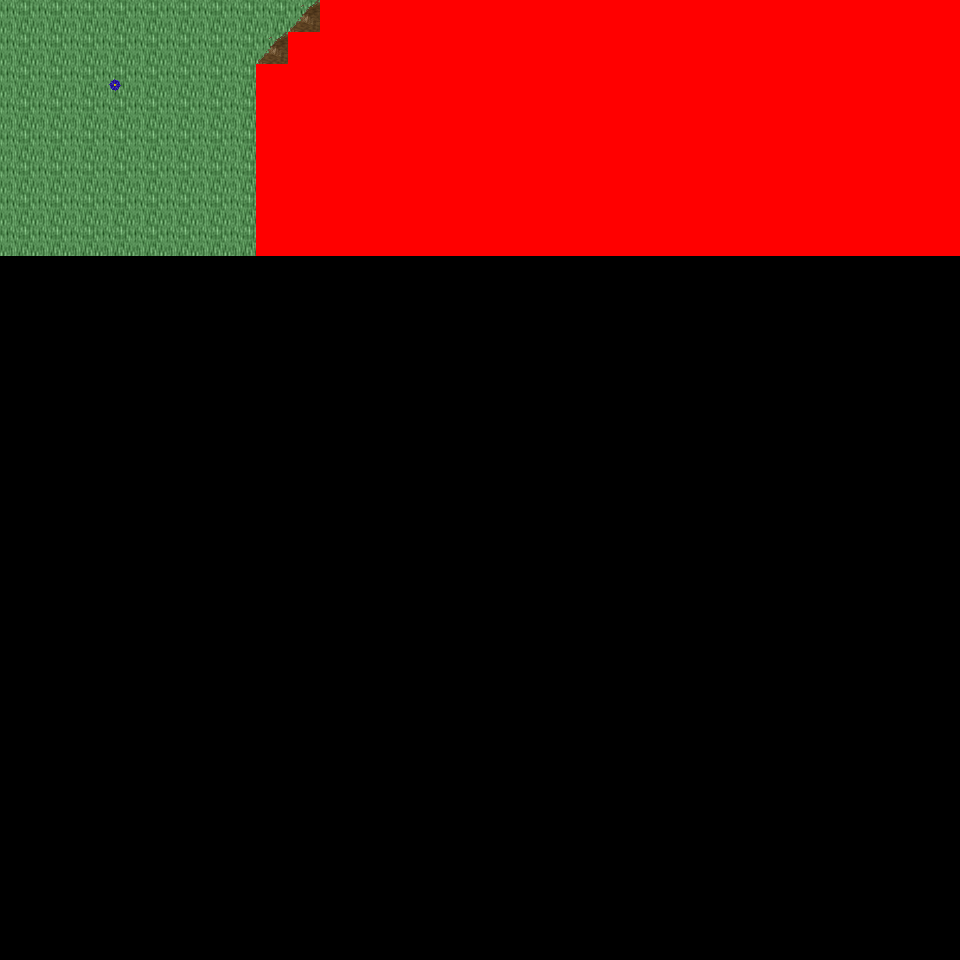

Rendered tile map (Tiled .tmx) drawn with the repository's tilesets; below, a short description and the map source with its tile grids summarised:
An orthogonal 30x30 tile map with 32x32 px tiles, 6 tile layers (Ground, Object, Object2, Above, ...), 32 tilesets and 3 objects (3x mapExit).

<map version="1.0" orientation="orthogonal" renderorder="right-down" width="30" height="30" tilewidth="32" tileheight="32" nextobjectid="4">
  <tileset firstgid="1" name="tileset_logic_collision" tilewidth="32" tileheight="32" tilecount="1" columns="1">
    <image source="../drawable/tileset_logic_collision.png" width="32" height="32" />
  </tileset>
  <tileset firstgid="2" name="tileset_ground_ridge_earth_pale" tilewidth="32" tileheight="32" tilecount="96" columns="12">
    <image source="../drawable/tileset_ground_ridge_earth_pale.png" width="384" height="256" />
  </tileset>
  <tileset firstgid="98" name="tileset_ground_ridge_earth_dark" tilewidth="32" tileheight="32" tilecount="96" columns="12">
    <image source="../drawable/tileset_ground_ridge_earth_dark.png" width="384" height="256" />
  </tileset>
  <tileset firstgid="194" name="tileset_ground_ground" tilewidth="32" tileheight="32" tilecount="33" columns="3">
    <image source="../drawable/tileset_ground_ground.png" width="96" height="352" />
  </tileset>
  <tileset firstgid="227" name="tileset_terrain_grassland" tilewidth="32" tileheight="32" tilecount="88" columns="8">
    <image source="../drawable/tileset_terrain_grassland.png" width="256" height="352" />
  </tileset>
  <tileset firstgid="315" name="tileset_ground_grass_edges" tilewidth="32" tileheight="32" tilecount="36" columns="12">
    <image source="../drawable/tileset_ground_grass_edges.png" width="384" height="96" />
  </tileset>
  <tileset firstgid="351" name="tileset_ground_grass_corners" tilewidth="32" tileheight="32" tilecount="24" columns="6">
    <image source="../drawable/tileset_ground_grass_corners.png" width="192" height="128" />
  </tileset>
  <tileset firstgid="375" name="tileset_plant_tree_tree_darkgreen" tilewidth="32" tileheight="32" tilecount="88" columns="8">
    <image source="../drawable/tileset_plant_tree_tree_darkgreen.png" width="256" height="352" />
  </tileset>
  <tileset firstgid="463" name="tileset_plant_tree_fall_trees" tilewidth="32" tileheight="32" tilecount="40" columns="8">
    <image source="../drawable/tileset_plant_tree_fall_trees.png" width="256" height="160" />
  </tileset>
  <tileset firstgid="503" name="tileset_plant_tree_evergreen" tilewidth="32" tileheight="32" tilecount="36" columns="3">
    <image source="../drawable/tileset_plant_tree_evergreen.png" width="96" height="384" />
  </tileset>
  <tileset firstgid="539" name="tileset_plant_tree_pine_tree" tilewidth="32" tileheight="32" tilecount="20" columns="4">
    <image source="../drawable/tileset_plant_tree_pine_tree.png" width="128" height="160" />
  </tileset>
  <tileset firstgid="559" name="tileset_plant_tree_pine_tree_1" tilewidth="32" tileheight="32" tilecount="20" columns="4">
    <image source="../drawable/tileset_plant_tree_pine_tree_1.png" width="128" height="160" />
  </tileset>
  <tileset firstgid="579" name="tileset_building_decoration_rocks" tilewidth="32" tileheight="32" tilecount="6" columns="3">
    <image source="../drawable/tileset_building_decoration_rocks.png" width="96" height="64" />
  </tileset>
  <tileset firstgid="585" name="tileset_plant_stump_hollow_logs" tilewidth="32" tileheight="32" tilecount="6" columns="3">
    <image source="../drawable/tileset_plant_stump_hollow_logs.png" width="96" height="64" />
  </tileset>
  <tileset firstgid="591" name="tileset_plant_stump_small_stump" tilewidth="32" tileheight="32" tilecount="4" columns="2">
    <image source="../drawable/tileset_plant_stump_small_stump.png" width="64" height="64" />
  </tileset>
  <tileset firstgid="595" name="tileset_plant_flower_daisy_yellow" tilewidth="32" tileheight="32" tilecount="8" columns="2">
    <image source="../drawable/tileset_plant_flower_daisy_yellow.png" width="64" height="128" />
  </tileset>
  <tileset firstgid="603" name="tileset_plant_flower_daisy_white" tilewidth="32" tileheight="32" tilecount="8" columns="2">
    <image source="../drawable/tileset_plant_flower_daisy_white.png" width="64" height="128" />
  </tileset>
  <tileset firstgid="611" name="tileset_plant_flower_daisy_red" tilewidth="32" tileheight="32" tilecount="8" columns="2">
    <image source="../drawable/tileset_plant_flower_daisy_red.png" width="64" height="128" />
  </tileset>
  <tileset firstgid="619" name="tileset_plant_flower_daisy_blue" tilewidth="32" tileheight="32" tilecount="8" columns="2">
    <image source="../drawable/tileset_plant_flower_daisy_blue.png" width="64" height="128" />
  </tileset>
  <tileset firstgid="627" name="tileset_plant_leaves" tilewidth="32" tileheight="32" tilecount="8" columns="4">
    <image source="../drawable/tileset_plant_leaves.png" width="128" height="64" />
  </tileset>
  <tileset firstgid="635" name="tileset_plant_brown_mushrooms" tilewidth="32" tileheight="32" tilecount="24" columns="6">
    <image source="../drawable/tileset_plant_brown_mushrooms.png" width="192" height="128" />
  </tileset>
  <tileset firstgid="659" name="tileset_logic_item_resources" tilewidth="32" tileheight="32" tilecount="6" columns="6">
    <image source="../drawable/tileset_logic_item_resources.png" width="192" height="32" />
  </tileset>
  <tileset firstgid="665" name="tileset_logic_creature_animal" tilewidth="32" tileheight="32" tilecount="32" columns="8">
    <image source="../drawable/tileset_logic_creature_animal.png" width="256" height="128" />
  </tileset>
  <tileset firstgid="697" name="tileset_ground_tall_grass" tilewidth="32" tileheight="32" tilecount="15" columns="5">
    <image source="../drawable/tileset_ground_tall_grass.png" width="160" height="96" />
  </tileset>
  <tileset firstgid="712" name="tileset_logic_creature_reptile" tilewidth="32" tileheight="32" tilecount="7" columns="7">
    <image source="../drawable/tileset_logic_creature_reptile.png" width="224" height="32" />
  </tileset>
  <tileset firstgid="719" name="tileset_plant_bush_leafy" tilewidth="32" tileheight="32" tilecount="48" columns="8">
    <image source="../drawable/tileset_plant_bush_leafy.png" width="256" height="192" />
  </tileset>
  <tileset firstgid="767" name="tileset_plant_bushes_and_trees" tilewidth="32" tileheight="32" tilecount="144" columns="16">
    <image source="../drawable/tileset_plant_bushes_and_trees.png" width="512" height="289" />
  </tileset>
  <tileset firstgid="911" name="tileset_building_thatched_roof_cottage1" tilewidth="32" tileheight="32" tilecount="20" columns="4">
    <image source="../drawable/tileset_building_thatched_roof_cottage1.png" width="128" height="160" />
  </tileset>
  <tileset firstgid="931" name="tileset_building_thatched_roof_cottage2" tilewidth="32" tileheight="32" tilecount="20" columns="4">
    <image source="../drawable/tileset_building_thatched_roof_cottage2.png" width="128" height="160" />
  </tileset>
  <tileset firstgid="951" name="tileset_plant_stump_stump_rectangular" tilewidth="32" tileheight="32" tilecount="4" columns="2">
    <image source="../drawable/tileset_plant_stump_stump_rectangular.png" width="64" height="64" />
  </tileset>
  <tileset firstgid="955" name="tileset_object_well_hoist" tilewidth="32" tileheight="32" tilecount="9" columns="3">
    <image source="../drawable/tileset_object_well_hoist.png" width="96" height="96" />
  </tileset>
  <tileset firstgid="964" name="tileset_logic_creature_gnome" tilewidth="32" tileheight="32" tilecount="6" columns="6">
    <image source="../drawable/tileset_logic_creature_gnome.png" width="192" height="32" />
  </tileset>
  <layer name="Ground" width="30" height="30">
    <data>[900 cells, 240 non-empty, 3 distinct tile ids]</data>
  </layer>
  <layer name="Object" width="30" height="30">
    <data>[900 cells, 45 non-empty, 11 distinct tile ids]</data>
  </layer>
  <layer name="Object2" width="30" height="30">
    <data>[900 cells, 0 non-empty, 0 distinct tile ids]</data>
  </layer>
  <layer name="Above" width="30" height="30">
    <data>[900 cells, 0 non-empty, 0 distinct tile ids]</data>
  </layer>
  <layer name="Above2" width="30" height="30">
    <data>[900 cells, 0 non-empty, 0 distinct tile ids]</data>
  </layer>
  <layer name="Walkable" width="30" height="30">
    <data>[900 cells, 173 non-empty, 1 distinct tile ids]</data>
  </layer>
  <objectgroup name="MapEvents">
    <object id="1" name="north" type="mapExit" x="0" y="0" width="320" height="32">
      <properties>
        <property name="map" value="level_0_x54_y11" />
        <property name="x" value="0" />
        <property name="y" value="28" />
      </properties>
    </object>
    <object id="2" name="west" type="mapExit" x="0" y="0" width="32" height="960">
      <properties>
        <property name="map" value="level_0_x53_y12" />
        <property name="x" value="28" />
        <property name="y" value="0" />
      </properties>
    </object>
    <object id="3" name="east" type="mapExit" x="928" y="256" width="32" height="704">
      <properties>
        <property name="map" value="level_0_x55_y12" />
        <property name="x" value="1" />
        <property name="y" value="8" />
      </properties>
    </object>
  </objectgroup>
</map>
